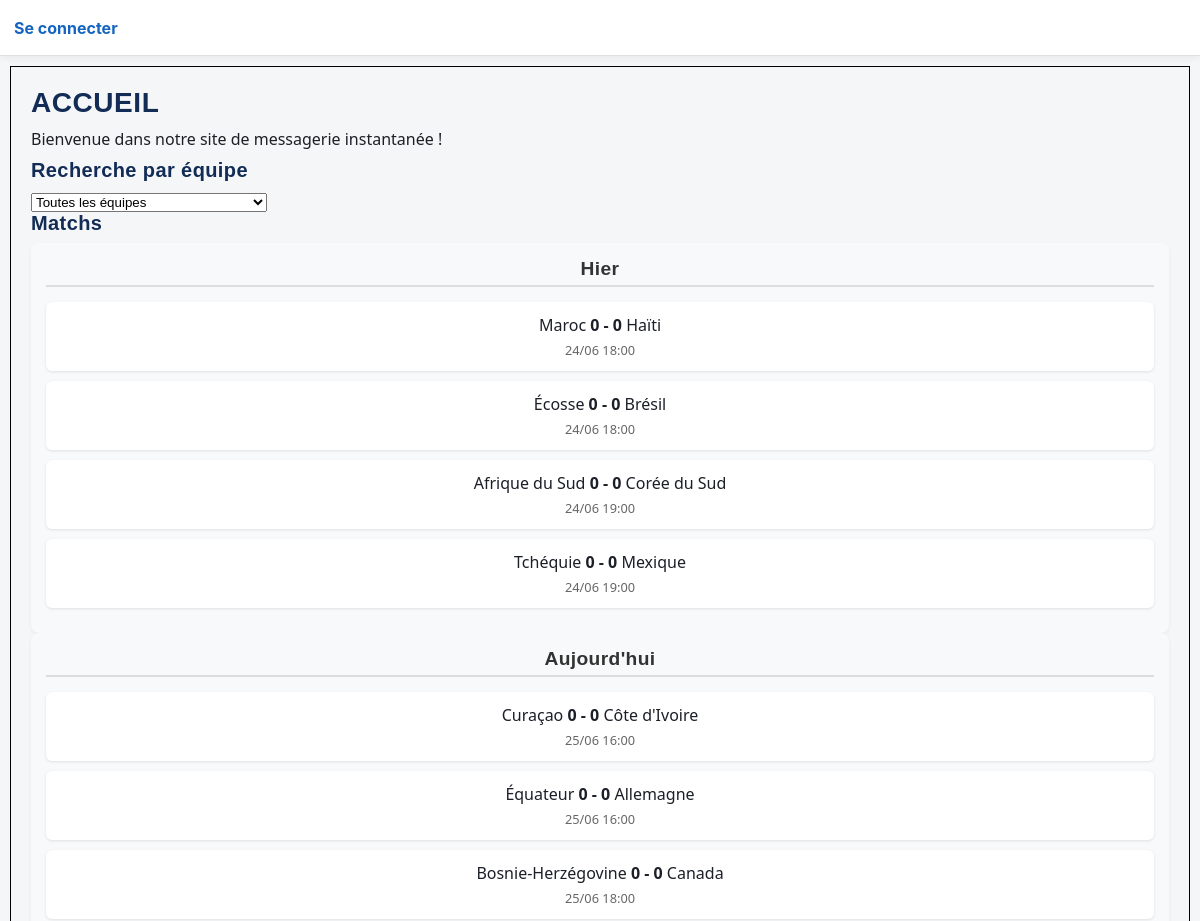
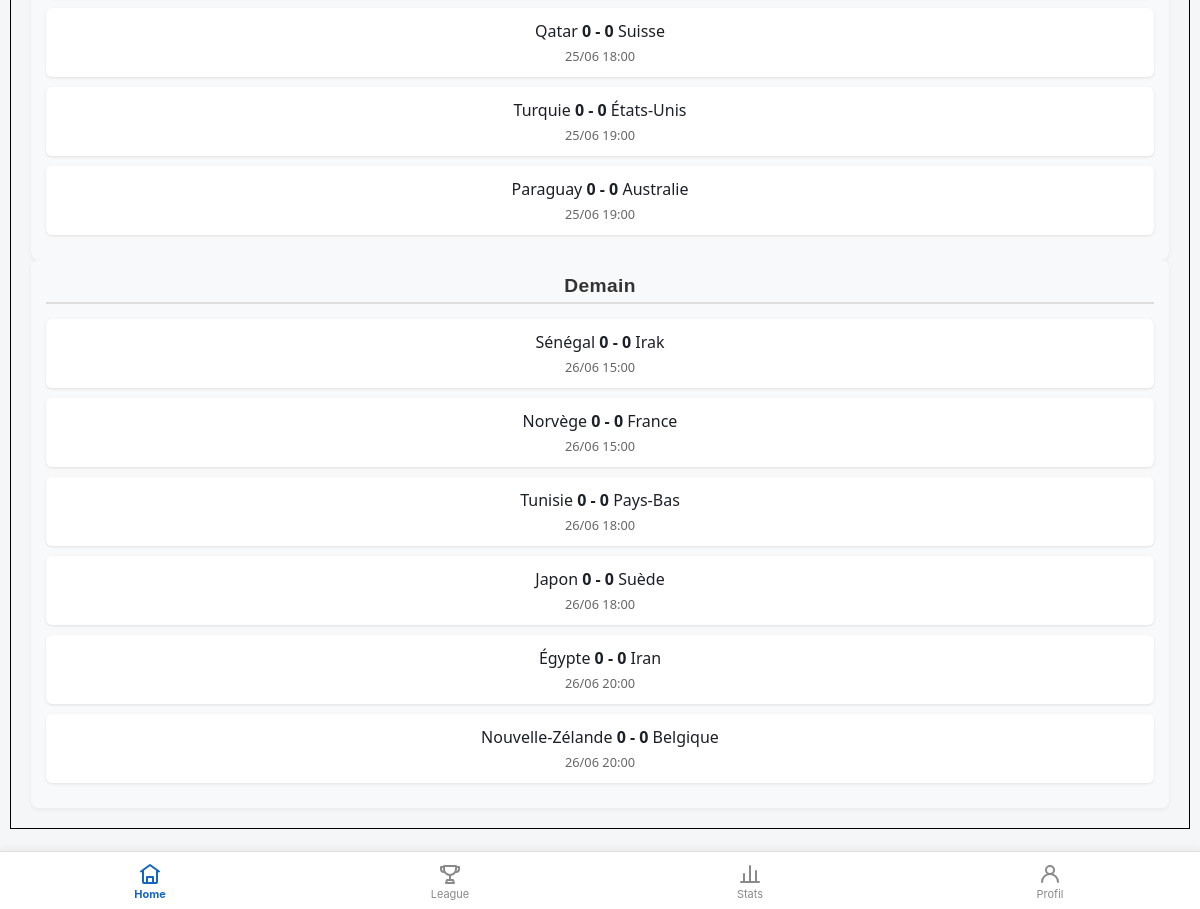
The page / on the database its author committed (2 pictures, top to bottom).
### tables this page shows
CREATE TABLE `MATCHS` (
  `id` int NOT NULL,
  `date_match` datetime NOT NULL,
  `equipe_dom_id` int DEFAULT NULL,
  `equipe_ext_id` int DEFAULT NULL,
  `score_dom` int DEFAULT '0',
  `score_ext` int DEFAULT '0',
  `mvpfifa_id` int NOT NULL DEFAULT '-1'
);

CREATE TABLE `EQUIPE` (
  `id` int NOT NULL,
  `nom` varchar(100) NOT NULL,
  `pays` varchar(100) NOT NULL,
  `poule` varchar(10) DEFAULT NULL,
  `image_drapeau` varchar(255) NOT NULL
);

### libs/maLibUtils.php (called while the page is built, shortened)
<?php
function valider($nom,$type="REQUEST")
{
	return false;
}
?>

### libs/maLibSQL.pdo.php (called while the page is built, shortened)
<?php
function SQLSelect($sql)
{
 	global $BDD_host;
	global $BDD_base;
 	global $BDD_user;
 	global $BDD_password;
	try {
		$dbh = new PDO("mysql:host=$BDD_host;dbname=$BDD_base", $BDD_user, $BDD_password);
	} catch (PDOException $e) {
		die("<font color=\"red\">SQLSelect: Erreur de connexion : " . $e->getMessage() . "</font>");
	}
	$dbh->exec("SET CHARACTER SET utf8");
	$res = $dbh->query($sql);
	$num = $res->rowCount();
	if ($num==0) return false;
	else return $res;
}
function parcoursRs($result)
{
	$result->setFetchMode(PDO::FETCH_ASSOC);
	while ($ligne = $result->fetch())
		$tab[]= $ligne;
	return $tab;
}
?>

### libs/modele.php (called while the page is built, shortened)
<?php
include_once(__DIR__ . "/maLibSQL.pdo.php");
function listerEquipes()
{
    $SQL = "SELECT id, nom FROM EQUIPE ORDER BY nom";
    return parcoursRs(SQLSelect($SQL));
}
function listerMatchsTroisJours() {
    $sql = "SELECT
                m.id,
                m.date_match,
                m.score_dom,
                m.score_ext,
                e1.nom AS equipe_dom,
                e2.nom AS equipe_ext
            FROM MATCHS m
            JOIN EQUIPE e1 ON m.equipe_dom_id = e1.id
            JOIN EQUIPE e2 ON m.equipe_ext_id = e2.id
            WHERE m.date_match BETWEEN DATE_SUB(CURDATE(), INTERVAL 1 DAY)
                                  AND DATE_ADD(CURDATE(), INTERVAL 2 DAY)
            ORDER BY m.date_match ASC";
    return parcoursRS(SQLSelect($sql));
}
?>

### templates/accueil.php (the view, shortened to what this page needs)
<div id="corps">
<h1>Accueil</h1>
<p>Bienvenue dans notre site de messagerie instantanée !</p>
<?php
include_once("libs/modele.php");
$equipes = listerEquipes();
?>
<h2>Recherche par équipe</h2>
<form method="get" action="index.php">
    <select name="equipe_id" onchange="this.form.submit()">
        <option value="">Toutes les équipes</option>
    </select>
</form>
<h2>Matchs</h2>
<?php
function afficherCarteMatch($match) {
    echo "<div class='match-card'>";
    echo "<a href='index.php?view=notation&id=".$match['id']."'>";
    echo "<span class='team-name'>" . $match['equipe_dom'] . "</span>";
    echo " <strong class='score'>" . ($match['score_dom'] !== null ? $match['score_dom'] : '-') . " - " . ($match['score_ext'] !== null ? $match['score_ext'] : '-') . "</strong> ";
    echo "<span class='team-name'>" . $match['equipe_ext'] . "</span>";
    echo "<div class='match-time'>" . date('d/m H:i', strtotime($match['date_match'])) . "</div>";
    echo "</a>";
    echo "</div>";
}
if (isset($_GET['equipe_id']) && $_GET['equipe_id'] != "")
{
    $tousLesMatchs = listerMatchsEquipe((int)$_GET['equipe_id']); ?>
<h2>Tous les matchs de l'équipe</h2>
<div class="liste">
<?php
foreach($tousLesMatchs as $match)
{
    afficherCarteMatch($match);
}
?>
</div>
<?php }else
{
    $tousLesMatchs = listerMatchsTroisJours();
$matchsHier = [];
$matchsAujourdhui = [];
$matchsDemain = [];
$hier = date('Y-m-d', strtotime('-1 day'));
$aujourdhui = date('Y-m-d');
$demain = date('Y-m-d', strtotime('+1 day'));
foreach ($tousLesMatchs as $match) {
    $dateDuMatch = date('Y-m-d', strtotime($match['date_match']));
    if ($dateDuMatch === $hier) {
        $matchsHier[] = $match;
    } elseif ($dateDuMatch === $aujourdhui) {
        $matchsAujourdhui[] = $match;
    } elseif ($dateDuMatch === $demain) {
        $matchsDemain[] = $match;
    }
}
?>
<div class="dashboard-matchs">
    <div class="colonne-matchs">
        <h2>Hier</h2>
        <div class="liste">
            <?php
            if (empty($matchsHier)) {
                echo "<p class='no-match'>Aucun match</p>";
            } else {
                foreach ($matchsHier as $match) {
                    afficherCarteMatch($match);
                }
            }
            ?>
        </div>
    </div>
    <div class="colonne-matchs colonne-active">
        <h2>Aujourd'hui</h2>
        <div class="liste">
            <?php
            if (empty($matchsAujourdhui)) {
                echo "<p class='no-match'>Aucun match prévu</p>";
            } else {
                foreach ($matchsAujourdhui as $match) {
                    afficherCarteMatch($match);
                }
            }
            ?>
        </div>
    </div>
    <div class="colonne-matchs">
        <h2>Demain</h2>
        <div class="liste">
            <?php
            if (empty($matchsDemain)) {
                echo "<p class='no-match'>Aucun match prévu</p>";
            } else {
                foreach ($matchsDemain as $match) {
                    afficherCarteMatch($match);
                }
            }
            ?>
        </div>
    </div>
</div>
</div>
<?php } ?>

### templates/header.php (shortened to what this page needs)
<!DOCTYPE html PUBLIC "-//W3C//DTD XHTML 1.0 Strict//EN" "http://www.w3.org/TR/xhtml1/DTD/xhtml1-strict.dtd">
<html xmlns="http://www.w3.org/1999/xhtml">
<head>
	<link rel="stylesheet" type="text/css" href="css/style.css?v=5">
</head>
<body>
<?php
include_once "libs/modele.php";
?>
<div id="entete">
	<?php if (valider("connecte", "SESSION")) :
		$idMoi  = valider("idUser", "SESSION");
		$profil = getProfil($idMoi);
		$stats  = getStatsProfil($idMoi);
		$pp = $profil['pdp'] ? $profil['pdp'] : 'default.png';
	?>
		<img class="entete-pp" src="ressources/images_drapeaux/<?php echo htmlspecialchars($pp); ?>" alt="" />
		<div class="entete-info">
			<span class="entete-pseudo"><?php echo htmlspecialchars($profil['pseudo']); ?></span>
			<span class="entete-stat"><?php echo (int) $stats['nbVus']; ?> matchs vus</span>
		</div>
		<a class="entete-logout" href="controleur.php?action=Logout" aria-label="Déconnexion">⎋</a>
	<?php else : ?>
		<a class="entete-login" href="index.php?view=login">Se connecter</a>
	<?php endif; ?>
</div>

### index.php (shortened to what this page needs)
<?php
	include_once "libs/maLibUtils.php";
	include_once "libs/modele.php";
	include("templates/header.php");
	$view = valider("view");
	if (!$view) $view = "accueil";
	switch($view)
	{
		default :
			if (file_exists("templates/$view.php"))
				include("templates/$view.php");
	}
	include("templates/footer.php");
?>

### templates/barre.php
<?php
$vueCourante = valider("view");
if (!$vueCourante) $vueCourante = "accueil";
function ongletActif($vue, $vueCourante) {
	return ($vue == $vueCourante) ? "actif" : "";
}
?>
<nav id="barreBas">
	<a href="index.php?view=accueil" class="<?php echo ongletActif('accueil', $vueCourante); ?>">
		<svg width="24" height="24" viewBox="0 0 24 24" fill="none" stroke="currentColor" stroke-width="2" stroke-linecap="round" stroke-linejoin="round">
			<path d="M3 9.5 12 3l9 6.5" />
			<path d="M5 9v11a1 1 0 0 0 1 1h12a1 1 0 0 0 1-1V9" />
			<path d="M9 21v-6h6v6" />
		</svg>
		<span>Home</span>
	</a>
	<a href="index.php?view=leagues" class="<?php echo ongletActif('leagues', $vueCourante); ?>">
		<svg width="24" height="24" viewBox="0 0 24 24" fill="none" stroke="currentColor" stroke-width="2" stroke-linecap="round" stroke-linejoin="round">
			<path d="M6 4h12v3a6 6 0 0 1-12 0V4Z" />
			<path d="M6 5H3v2a3 3 0 0 0 3 3" />
			<path d="M18 5h3v2a3 3 0 0 1-3 3" />
			<path d="M12 13v5" />
			<path d="M8 21h8l-1-3H9l-1 3Z" />
		</svg>
		<span>League</span>
	</a>
	<a href="index.php?view=stats" class="<?php echo ongletActif('stats', $vueCourante); ?>">
		<svg width="24" height="24" viewBox="0 0 24 24" fill="none" stroke="currentColor" stroke-width="2" stroke-linecap="round" stroke-linejoin="round">
			<line x1="3" y1="20" x2="21" y2="20" />
			<line x1="6" y1="20" x2="6" y2="12" />
			<line x1="12" y1="20" x2="12" y2="4" />
			<line x1="18" y1="20" x2="18" y2="9" />
		</svg>
		<span>Stats</span>
	</a>
	<a href="index.php?view=profil" class="<?php echo ongletActif('profil', $vueCourante); ?>">
		<svg width="24" height="24" viewBox="0 0 24 24" fill="none" stroke="currentColor" stroke-width="2" stroke-linecap="round" stroke-linejoin="round">
			<circle cx="12" cy="8" r="4" />
			<path d="M4 20a8 8 0 0 1 16 0" />
		</svg>
		<span>Profil</span>
	</a>
</nav>

### templates/footer.php (shortened to what this page needs)
<?php
include("templates/barre.php");
?>
</body>
</html>

### css/style.css (style rules this page uses)
body { padding-top:56px; padding-bottom:70px; }
#barreBas { position:fixed; bottom:0; left:0; right:0; display:flex; height:58px; background:#ffffff; border-top:1px solid #e0e0e0; box-shadow:0 -2px 8px rgba(0,0,0,0.06); z-index:1000; }
#barreBas a { flex:1; display:flex; flex-direction:column; align-items:center; justify-content:center; gap:3px; text-decoration:none; color:#8a8a8a; font-size:11px; font-family:-apple-system, system-ui, sans-serif; float:none; margin:0; }
#barreBas a svg { width:24px; height:24px; }
#barreBas a span { line-height:1; }
#barreBas a.actif { color:#1565c0; font-weight:bold; }
#corps { border :1px solid black; padding:20px; margin:10px; }
#entete { position: fixed; top:0; left:0; right:0; height: 56px; display: flex; align-items: center; gap: 12px; padding: 0 14px; background: #fff; border-bottom: 1px solid #e0e0e0; box-shadow: 0 2px 8px rgba(0,0,0,0.06); z-index: 1000; font-family: -apple-system, system-ui, sans-serif; }
.entete-login { color:#1565c0; text-decoration:none; font-weight:bold; }
:root { --color-primary: #122C56; --color-primary-light: #2C5AA0; --color-accent: #F0A202; --color-success: #2E8B57; --color-danger: #D7263D; --color-bg: #F5F6F8; --color-surface: #FFFFFF; --color-border: #E2E5EA; --color-text: #1B1F27; --color-text-muted: #6B7280; --color-on-primary: #FFFFFF; --font-display: 'Oswald', sans-serif; --font-body: 'Work Sans', system-ui, sans-serif; --container-width: 480px; --nav-height: 64px; --radius-sm: 6px; --radius-md: 12px; --radius-lg: 20px; --shadow-card: 0 2px 10px rgba(18, 44, 86, 0.08); --space-xs: 4px; --space-sm: 8px; --space-md: 16px; --space-lg: 24px; --space-xl: 32px; }
*, *::before, *::after { box-sizing: border-box; }
body { margin: 0; font-family: var(--font-body); color: var(--color-text); background: var(--color-bg); -webkit-font-smoothing: antialiased; }
h1, h2, h3, h4 { font-family: var(--font-display); font-weight: 600; margin: 0 0 var(--space-sm); letter-spacing: 0.02em; color: var(--color-primary); }
h1 { font-size: 28px; text-transform: uppercase; }
h2 { font-size: 20px; }
p { margin: 0 0 var(--space-sm); line-height: 1.5; }
a { color: var(--color-primary-light); text-decoration: none; }
.match-card { padding: var(--space-md); }
.colonne-matchs { flex: 1; background-color: #f8f9fa; border-radius: 8px; padding: 15px; box-shadow: 0 2px 4px rgba(0,0,0,0.05); }
.colonne-matchs h2 { text-align: center; font-size: 1.2rem; color: #333; margin-bottom: 15px; border-bottom: 2px solid #ddd; padding-bottom: 5px; }
.match-card { background: #ffffff; padding: 12px; border-radius: 6px; margin-bottom: 10px; text-align: center; box-shadow: 0 1px 3px rgba(0,0,0,0.1); transition: transform 0.2s; }
.match-card a { text-decoration: none; color: inherit; display: block; }
.match-time { font-size: 0.8rem; color: #666; margin-top: 5px; }

### rows shown on the page
matchs: equipe_dom.nom "Maroc", score_dom "0", score_ext "0", equipe_ext.nom "Haïti", date_match "24/06 18:00"
matchs: equipe_dom.nom "Écosse", score_dom "0", score_ext "0", equipe_ext.nom "Brésil", date_match "24/06 18:00"
matchs: equipe_dom.nom "Afrique du Sud", score_dom "0", score_ext "0", equipe_ext.nom "Corée du Sud", date_match "24/06 19:00"
matchs: equipe_dom.nom "Tchéquie", score_dom "0", score_ext "0", equipe_ext.nom "Mexique", date_match "24/06 19:00"
matchs: equipe_dom.nom "Curaçao", score_dom "0", score_ext "0", equipe_ext.nom "Côte d'Ivoire", date_match "25/06 16:00"
matchs: equipe_dom.nom "Équateur", score_dom "0", score_ext "0", equipe_ext.nom "Allemagne", date_match "25/06 16:00"
matchs: equipe_dom.nom "Bosnie-Herzégovine", score_dom "0", score_ext "0", equipe_ext.nom "Canada", date_match "25/06 18:00"
matchs: equipe_dom.nom "Qatar", score_dom "0", score_ext "0", equipe_ext.nom "Suisse", date_match "25/06 18:00"
matchs: equipe_dom.nom "Turquie", score_dom "0", score_ext "0", equipe_ext.nom "États-Unis", date_match "25/06 19:00"
matchs: equipe_dom.nom "Paraguay", score_dom "0", score_ext "0", equipe_ext.nom "Australie", date_match "25/06 19:00"
matchs: equipe_dom.nom "Sénégal", score_dom "0", score_ext "0", equipe_ext.nom "Irak", date_match "26/06 15:00"
matchs: equipe_dom.nom "Norvège", score_dom "0", score_ext "0", equipe_ext.nom "France", date_match "26/06 15:00"
matchs: equipe_dom.nom "Tunisie", score_dom "0", score_ext "0", equipe_ext.nom "Pays-Bas", date_match "26/06 18:00"
matchs: equipe_dom.nom "Japon", score_dom "0", score_ext "0", equipe_ext.nom "Suède", date_match "26/06 18:00"
matchs: equipe_dom.nom "Égypte", score_dom "0", score_ext "0", equipe_ext.nom "Iran", date_match "26/06 20:00"
matchs: equipe_dom.nom "Nouvelle-Zélande", score_dom "0", score_ext "0", equipe_ext.nom "Belgique", date_match "26/06 20:00"
